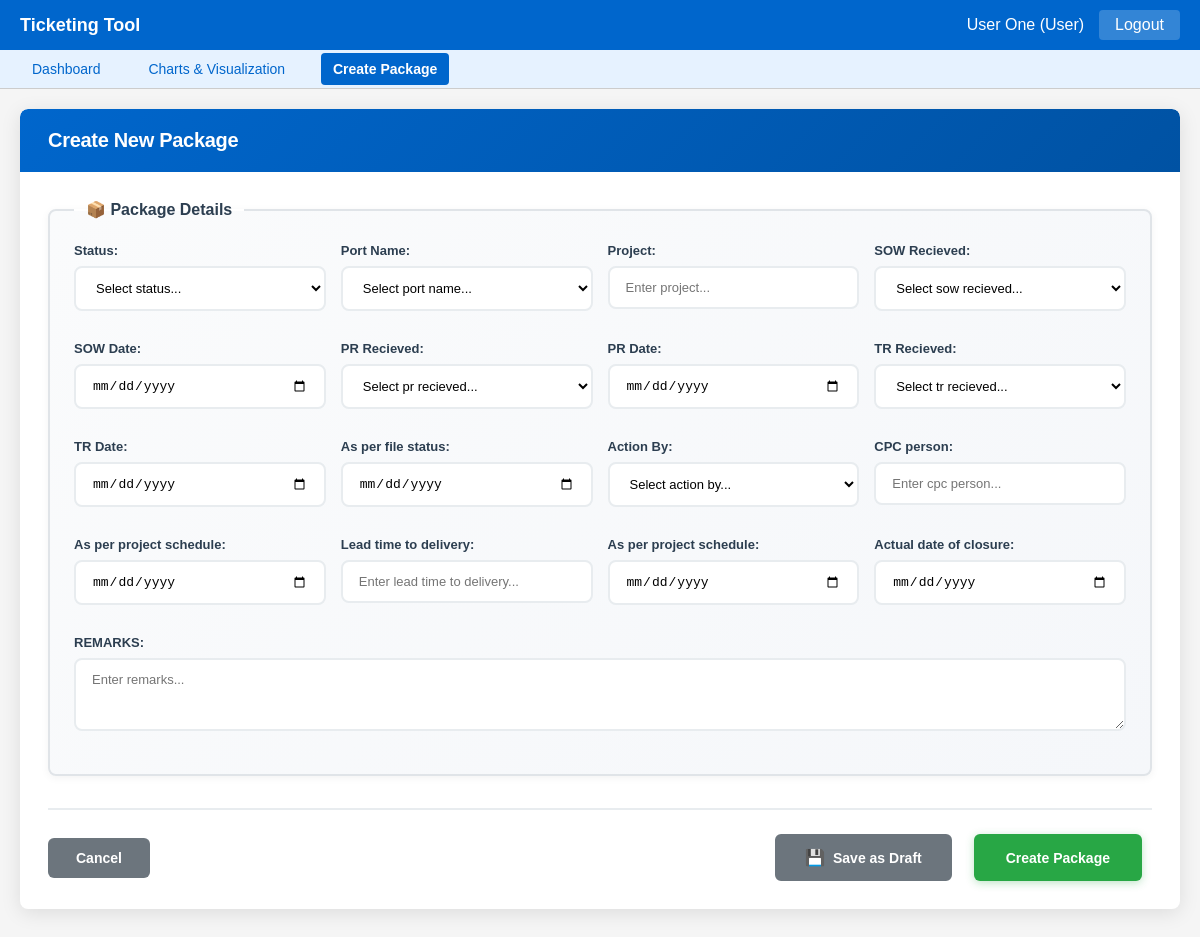
Page /packages/create (signed in) on the committed database.
### models.py (models this page shows, shortened)
class User(db.Model):
    __tablename__ = 'users'
    username = db.Column(db.String(50), primary_key=True)
    password = db.Column(db.String(100), nullable=False)
    role = db.Column(db.String(20), nullable=False, default='user')
    name = db.Column(db.String(100), nullable=False)
    can_assign = db.Column(db.Boolean, default=False)
    permissions = db.Column(db.Text)  # Store as JSON string
    def get_permissions(self):
        return json.loads(self.permissions) if self.permissions else {}

class FieldConfig(db.Model):
    __tablename__ = 'field_configs'
    field_name = db.Column(db.String(100), primary_key=True)
    field_type = db.Column(db.String(50), nullable=False)
    label = db.Column(db.String(100), nullable=False)
    editable = db.Column(db.Boolean, default=True)
    options = db.Column(db.Text)  # Store as JSON string
    permissions = db.Column(db.Text)  # Store as JSON string
    def get_options(self):
        return json.loads(self.options) if self.options else []
    def get_permissions(self):
        return json.loads(self.permissions) if self.permissions else {}

### main.py (the view, shortened to what this page needs)
@app.route('/packages/create', methods=['GET', 'POST'])
@login_required
@permission_required('package_create')
def create_package():
    config = {'fields': get_all_field_configs()}
    users = get_all_users()
    return render_template('create_package.html', config=config, users=users)

### main.py (called while the page is built)
def get_all_users():
    users = User.query.all()
    return {u.username: {
        'password': u.password,
        'role': u.role,
        'name': u.name,
        'can_assign': u.can_assign,
        'permissions': u.get_permissions()
    } for u in users}

def get_all_field_configs():
    fields = FieldConfig.query.all()
    return {f.field_name: {
        'type': f.field_type,
        'label': f.label,
        'editable': f.editable,
        'options': f.get_options(),
        'permissions': f.get_permissions()
    } for f in fields}

def login_required(f):
    @wraps(f)
    def decorated_function(*args, **kwargs):
        if 'username' not in session:
            return redirect(url_for('login'))
        return f(*args, **kwargs)
    return decorated_function

def permission_required(permission_name):
    def decorator(f):
        @wraps(f)
        def decorated_function(*args, **kwargs):
            if 'username' not in session:
                return redirect(url_for('login'))
            user = db.session.get(User, session['username'])
            if not user:
                return redirect(url_for('login'))
            if user.role == 'admin':
                return f(*args, **kwargs)
            permissions = user.get_permissions()
            if not permissions.get(permission_name, False):
                flash(f'Permission denied: You cannot {permission_name.replace("_", " ")}')
                return redirect(url_for('dashboard'))
            return f(*args, **kwargs)
        return decorated_function
    return decorator

### templates/create_package.html (shortened to what this page needs)
{% extends "base.html" %}
{% block content %}
<div class="card" style="box-shadow: 0 4px 20px rgba(0,0,0,0.1); border: none; border-radius: 8px; overflow: hidden; margin-bottom: 24px;">
    <div class="card-header" style="background: linear-gradient(135deg, #0066cc 0%, #0052a3 100%); color: white; padding: 20px 28px; border-radius: 8px 8px 0 0; border: none;">
        <div style="display: flex; align-items: center; gap: 16px;">
            <div>
                <h2 style="margin: 0; font-size: 20px; font-weight: 600; color: white; letter-spacing: -0.3px;">Create New Package</h2>
            </div>
        </div>
    </div>
    <div class="card-body" style="padding: 28px;">
        <form method="POST">
            <fieldset class="field-group" style="background: linear-gradient(135deg, #fafbfc 0%, #f5f7fa 100%); border: 2px solid #e0e4e8; padding: 24px; margin-bottom: 28px; border-radius: 8px; box-shadow: 0 2px 8px rgba(0,0,0,0.05);">
                <legend style="color: #2c3e50; font-size: 16px; font-weight: 600; padding: 0 12px; display: flex; align-items: center; gap: 8px;">
                    📦 Package Details
                </legend>
                <div class="form-row">
                    {% set field_count = 0 %}
                    {% for field_name, field_config in config.fields.items() %}
                    <div class="form-col">
                        <div class="form-group">
                            <label for="{{ field_name }}" style="font-weight: 600; font-size: 13px; color: #2c3e50; margin-bottom: 8px; display: block;">
                                {{ field_config.label }}:
                            </label>
                            {% if field_config.type == 'text' %}
                                {% if field_name == 'remarks' or field_name == 'REMARKS' %}
                                <textarea id="{{ field_name }}"
                                        name="{{ field_name }}"
                                        class="form-control"
                                        rows="3"
                                        placeholder="Enter {{ field_config.label|lower }}..."
                                        style="padding: 12px 16px; font-size: 13px; border: 2px solid #e8ecef; border-radius: 8px; background: white; transition: all 0.2s ease; resize: vertical; font-family: inherit;"
                                        onfocus="this.style.borderColor='#0066cc'; this.style.boxShadow='0 0 0 4px rgba(0,102,204,0.1)'"
                                        onblur="this.style.borderColor='#e8ecef'; this.style.boxShadow='none'"></textarea>
                                {% else %}
                                <input type="text"
                                    id="{{ field_name }}"
                                    name="{{ field_name }}"
                                    class="form-control"
                                    placeholder="Enter {{ field_config.label|lower }}..."
                                    style="padding: 12px 16px; font-size: 13px; border: 2px solid #e8ecef; border-radius: 8px; background: white; transition: all 0.2s ease;"
                                    onfocus="this.style.borderColor='#0066cc'; this.style.boxShadow='0 0 0 4px rgba(0,102,204,0.1)'"
                                    onblur="this.style.borderColor='#e8ecef'; this.style.boxShadow='none'">
                                {% endif %}
                            {% elif field_config.type == 'date' %}
                            <input type="date"
                                id="{{ field_name }}"
                                name="{{ field_name }}"
                                class="form-control"
                                style="padding: 12px 16px; font-size: 13px; border: 2px solid #e8ecef; border-radius: 8px; background: white; transition: all 0.2s ease; cursor: pointer;"
                                onfocus="this.style.borderColor='#0066cc'; this.style.boxShadow='0 0 0 4px rgba(0,102,204,0.1)'"
                                onblur="this.style.borderColor='#e8ecef'; this.style.boxShadow='none'">
                            {% elif field_config.type == 'dropdown' %}
                            <select id="{{ field_name }}"
                                    name="{{ field_name }}"
                                    class="form-control"
                                    style="padding: 12px 16px; font-size: 13px; border: 2px solid #e8ecef; border-radius: 8px; background: white; transition: all 0.2s ease; cursor: pointer;"
                                    onfocus="this.style.borderColor='#0066cc'; this.style.boxShadow='0 0 0 4px rgba(0,102,204,0.1)'"
                                    onblur="this.style.borderColor='#e8ecef'; this.style.boxShadow='none'">
                                <option value="">Select {{ field_config.label|lower }}...</option>
                            </select>
                            {% endif %}
                        </div>
                    </div>
                    {% set field_count = field_count + 1 %}
                    {% endfor %}
                </div>
            </fieldset>
            <div class="form-actions" style="margin-top: 32px; padding-top: 24px; border-top: 2px solid #e8ecef; text-align: right; display: flex; justify-content: space-between; align-items: center;">
                <a href="{{ url_for('dashboard') }}"
                   class="btn btn-secondary"
                   style="padding: 12px 28px; font-size: 14px; font-weight: 600; border-radius: 6px; text-decoration: none; transition: all 0.2s ease;">
                   Cancel
                </a>
                <div style="display: flex; gap: 12px;">
                    <button type="button"
                            onclick="saveAsDraft()"
                            class="btn btn-secondary"
                            style="padding: 12px 28px; font-size: 14px; font-weight: 600; border-radius: 6px; background: #6c757d; border: 2px solid #6c757d; transition: all 0.2s ease; display: flex; align-items: center; gap: 8px;">
                        <span style="font-size: 16px;">💾</span>
                        Save as Draft
                    </button>
                    <button type="submit"
                            class="btn btn-success"
                            style="padding: 12px 32px; font-size: 14px; font-weight: 600; border-radius: 6px; box-shadow: 0 2px 8px rgba(40, 167, 69, 0.3); transition: all 0.2s ease;">
                        Create Package
                    </button>
                </div>
            </div>
        </form>
    </div>
</div>
{% endblock %}

### templates/base.html (shortened to what this page needs)
<!DOCTYPE html>
<html lang="en">
<head>
    <link rel="stylesheet" href="https://cdn.jsdelivr.net/npm/flatpickr/dist/flatpickr.min.css">
</head>
<body>
    {% if session.username %}
    <div class="header">
        <h1>Ticketing Tool</h1>
        <div class="user-info">
            <span>{{ session.name }} ({{ session.role|title }})</span>
            <a href="{{ url_for('logout') }}"
            style="color: white; text-decoration: none; padding: 6px 16px; background-color: rgba(255, 255, 255, 0.2); border-radius: 4px; font-weight: 500; transition: all 0.2s;"
            onmouseover="this.style.backgroundColor='rgba(255, 255, 255, 0.3)'"
            onmouseout="this.style.backgroundColor='rgba(255, 255, 255, 0.2)'">
                Logout
            </a>
        </div>
    </div>
    <div class="nav">
        <a href="{{ url_for('dashboard') }}"
        class="{% if request.endpoint == 'dashboard' %}nav-active{% endif %}">
            Dashboard
        </a>
        <a href="{{ url_for('charts_visualization') }}"
        class="{% if request.endpoint == 'charts_visualization' %}nav-active{% endif %}">
            Charts & Visualization
        </a>
        {% if session.get('permissions', {}).get('package_create', False) or session.can_assign or session.role == 'admin' %}
        <a href="{{ url_for('create_package') }}"
        class="{% if request.endpoint == 'create_package' %}nav-active{% endif %}">
            Create Package
        </a>
        {% endif %}
    </div>
    {% endif %}
    <div class="container{% if request.endpoint in ['login'] %} container-narrow{% endif %}">
        {% block content %}{% endblock %}
    </div>
</body>
</html>

### templates/base.html (style rules this page uses)
* { margin: 0; padding: 0; box-sizing: border-box; }
body { font-family: Arial, sans-serif; background-color: #f5f5f5; color: #333; min-height: 100vh; display: flex; flex-direction: column; }
.header { background-color: #0066cc; color: white; padding: 10px 20px; display: flex; justify-content: space-between; align-items: center; flex-shrink: 0; }
.header h1 { font-size: 18px; }
.user-info { display: flex; align-items: center; gap: 15px; }
.nav { background-color: #e6f2ff; padding: 10px 20px; border-bottom: 1px solid #ccc; flex-shrink: 0; }
.nav a { color: #0066cc; text-decoration: none; margin-right: 20px; font-size: 14px; }
.container { flex: 1; width: 100%; max-width: none; margin: 0; padding: 20px; overflow-x: auto; }
.card { background: white; border: 1px solid #e0e0e0; margin-bottom: 20px; box-shadow: 0 1px 3px rgba(0,0,0,0.08); border-radius: 6px; transition: box-shadow 0.2s; }
.card-header { background-color: #f8f9fa; border-bottom: 2px solid #e0e0e0; padding: 15px 20px; font-weight: 600; font-size: 16px; border-radius: 6px 6px 0 0; }
.card-body { padding: 15px; }
.form-group { margin-bottom: 15px; }
.form-group label { display: block; margin-bottom: 5px; font-weight: bold; font-size: 14px; }
.form-control { width: 100%; padding: 8px; border: 1px solid #ccc; font-size: 14px; border-radius: 4px; }
.btn { padding: 8px 16px; border: none; cursor: pointer; font-size: 14px; text-decoration: none; display: inline-block; margin-right: 10px; border-radius: 4px; transition: all 0.2s; }
.btn-secondary { background-color: #6c757d; color: white; font-weight: 400; padding: 8px 16px; }
.btn-success { background-color: #28a745; color: white; font-weight: 600; padding: 10px 20px; }
.nav a { color: #0066cc; text-decoration: none; margin-right: 20px; font-size: 14px; padding: 8px 12px; border-radius: 4px; transition: all 0.2s; }
.nav a.nav-active { background-color: #0066cc; color: white; font-weight: 600; }
.form-row { display: flex; gap: 15px; margin-bottom: 15px; flex-wrap: wrap; }
.form-col { flex: 1; min-width: 250px; }
.field-group { border: 1px solid #e0e0e0; border-radius: 6px; padding: 20px; margin-bottom: 25px; background-color: #fafbfc; }
.field-group legend { font-weight: 600; font-size: 15px; color: #333; padding: 0 10px; margin-bottom: 0; width: auto; }
.field-group .form-row:last-child { margin-bottom: 0; }

### rows in the picture
User: name "User One"
FieldConfig: label "Status"
FieldConfig: label "Port Name"
FieldConfig: label "Project"
FieldConfig: label "SOW Recieved"
FieldConfig: label "SOW Date"
FieldConfig: label "PR Recieved"
FieldConfig: label "PR Date"
FieldConfig: label "TR Recieved"
FieldConfig: label "TR Date"
FieldConfig: label "As per file status"
FieldConfig: label "Action By"
FieldConfig: label "CPC person"
FieldConfig: label "As per project schedule"
FieldConfig: label "Lead time to delivery"
FieldConfig: label "As per project schedule"
FieldConfig: label "Actual date of closure"
FieldConfig: label "REMARKS"

### other values in the picture
{{ session.role|title }} "User"
